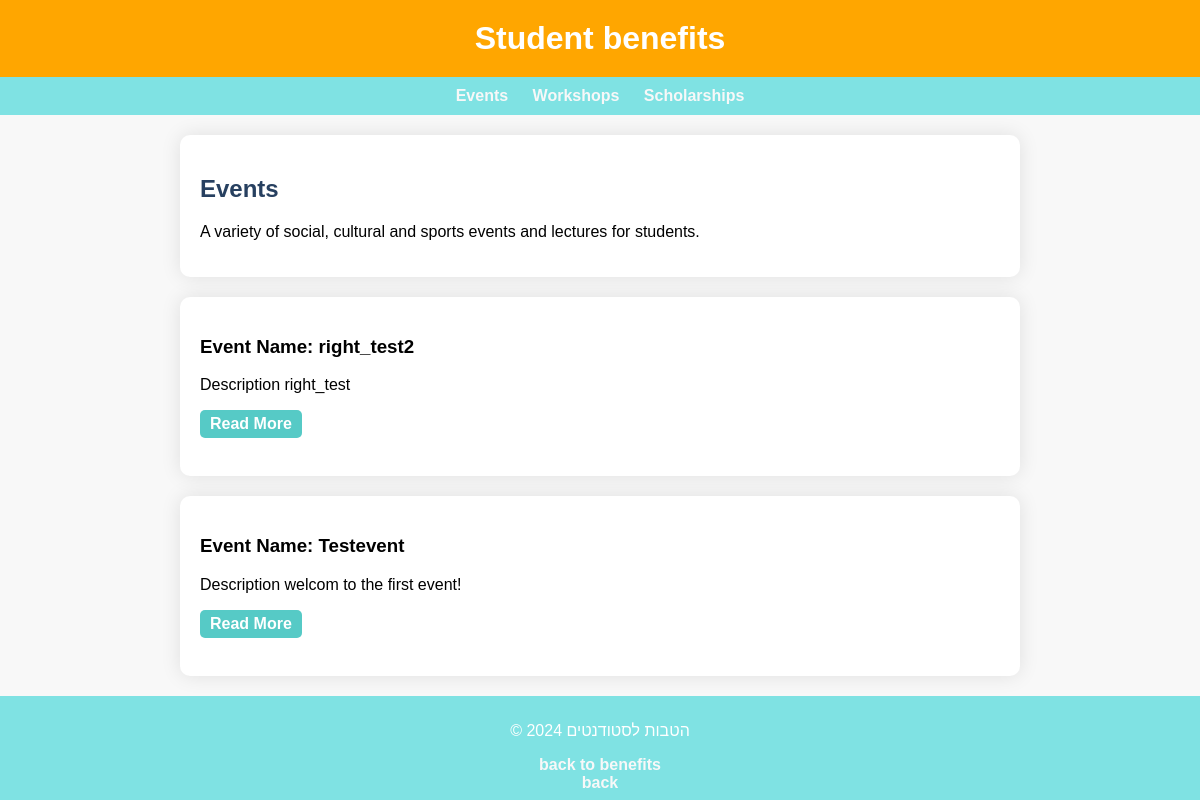
Screenshot of /blog/Events/ with the database file from the repository.
### blog/models.py (models this page shows, shortened)
class Post(models.Model):
    title = models.CharField(max_length=200, unique=True) #unique is an valiation to check if max length is not greater.
    slug = models.SlugField(max_length=200, unique=True,null=True)#checks that it gets only string,chars,numbers, DELETE!
    author = models.ForeignKey(get_user_model(), on_delete=models.CASCADE,null=True)
    isanonymous = models.BooleanField(default=False)#giving the option to make a anonymous sumbit
    Topic_choice = models.CharField(max_length=100,choices=Topic_choice,null=True)
    benefits_rights_choices = models.CharField(max_length=100,choices=rights_benefits_choice,null=True)
    benefits_choices = models.CharField(max_length=100,choices=benefits_choice,null=True)#for benefits page.
    reserve_choices = models.CharField(max_length=100,choices=reserve_choices,null=True)
    content = models.TextField()
    created_on = models.DateTimeField(auto_now_add=True)
    author_url  = models.URLField(blank=True, null=True)
    isright = models.BooleanField(default=False)#rights posts.
    isbenefits = models.BooleanField(default=False)#for events posts
    isreserve = models.BooleanField(default=False)#for reserve(soilders_posts)posts
    header_image = models.FileField(null=True,blank =True,upload_to="images/",validators=[validate_file_extension,sizefile])#images.
    department_choices = models.CharField(max_length = 200, choices = department_choice,default = 'tech')
    class Meta:
        ordering = ['-created_on']#See when the blog was posted.

### blog/views.py (the view)
# urls.py: path('Events/',views.allevents,name='Events'),
def allevents(request):
    post_list = Post.objects.filter(isbenefits=True)  # Change the condition as needed
    context = {
        'post_list': post_list,
    }
    return render(request, 'Events.html', context)

### blog/templates/Events.html (shortened to what this page needs)
<!DOCTYPE html>
<html lang="en">
<head>
    {%load static%}
    <link rel="stylesheet" href="{% static 'Events.css' %}">
</head>
<body>
    <header>
        <h1>Student benefits</h1>
    </header>
    <nav>
        <ul>
            <li><a href="{% url 'Events' %}">Events</a></li>
            <li><a href="{% url 'Workshops' %}">Workshops</a></li>
            <li><a href="{% url 'Scholarships' %}">Scholarships</a></li>
        </ul>
    </nav>
    <section id="info">
        <h2>Events</h2>
        <p>A variety of social, cultural and sports events and lectures for students.</p>
    </section>
    {% for post in post_list %}
                {% if post.benefits_choices.strip == "Events" %}
                  <section id="Event">
                        <h3>Event Name: {{ post.title }}</h3>
                        <p>Description {{ post.content }}</p>
                        <a href="{% if post.slug %}{% url 'post_detail' post.slug %}{% endif %}" class="button-registration">Read More</a>
                        <br><br>
                      {% endif %}
                 </section>
        {%endfor%}
    <footer>
        <p>&copy; 2024 הטבות לסטודנטים</p>
        <a href="{% url 'studentbenefits' %}" class="back-button">back to benefits</a>
        <br>
        {% if request.user.editor %}
            <li><a href="{% url 'homepage_editor' %}" class="link">Home</a></li>
    {% else %}
        {% if user.is_superuser %}
          <li><a href="{% url 'homepage_admin' %}" class="link">Home</a></li>
        {% else %}
            <a href="{% url 'homepage' %}" class="back-button">back</a>
        {% endif %}
    {% endif %}
    </footer>
</body>
</html>

### blog/static/Events.css (style rules this page uses)
body { font-family: 'Arial', sans-serif; margin: 0; padding: 0; background-color: #f8f8f8; }
header { background-color: #ffa600; color: #fff; text-align: center; padding: 20px 0; }
h1 { margin: 0; }
nav { background-color: #7fe2e3; color: #fff; padding: 10px 0; }
ul { list-style: none; margin: 0; padding: 0; text-align: center; }
li { display: inline-block; margin: 0 10px; }
a { color: #f8f8f8; text-decoration: none; font-weight: bold; }
section { max-width: 800px; margin: 20px auto; padding: 20px; background-color: #fff; border-radius: 10px; box-shadow: 0 0 20px rgba(0, 0, 0, 0.1); }
h2 { color: #274060; }
footer { background-color: #7fe2e3; color: #fff; text-align: center; padding: 10px 0; }
a.button-registration { display: inline-block; padding: 5px 10px; background-color: #56cac6; color: white; text-decoration: none; border-radius: 5px; transition: background-color 0.3s; }

### rows the page displays
Post: title "right_test2", content "right_test"
Post: title "Testevent", content "welcom to the first event!"
